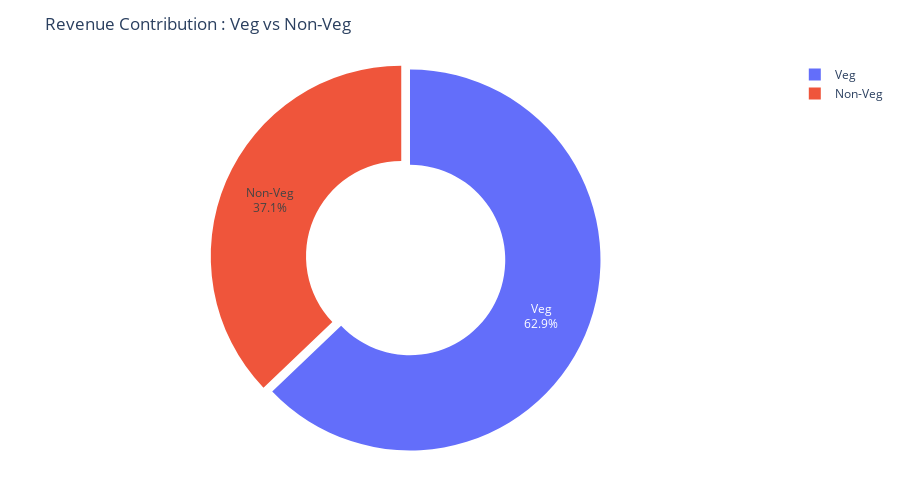

The notebook cell saved with this chart:
### Code cell
food_revenue = df.groupby("Food Category")["Price (INR)"].sum().reset_index()


fig= px.pie(food_revenue,
            values = "Price (INR)",
            names = "Food Category",
            hole =0.5,
            title = "Revenue Contribution : Veg vs Non-Veg"
           )

fig.update_traces(textinfo="percent+label",
                  pull=[0.05,0]
                 )

fig.update_layout(
    height=500,
    margin=dict(t=60,b=40,l=40,r=40)
)
fig.show()

### Figure 1 — Plotly figure (JSON) as saved in the notebook; plotly's stock layout.template omitted (floating-point values rounded to 4 significant figures)
{"data": [{"domain": {"x": [0, 1], "y": [0, 1]}, "hole": 0.5, "hovertemplate": "Food Category=%{label}<br>Price (INR)=%{value}<extra></extra>", "labels": ["Non-Veg", "Veg"], "legendgroup": "", "name": "", "pull": [0.05, 0], "showlegend": true, "textinfo": "percent+label", "type": "pie", "values": [19680000.0, 33330000.0]}], "layout": {"height": 500, "legend": {"tracegroupgap": 0}, "margin": {"b": 40, "l": 40, "r": 40, "t": 60}, "title": {"text": "Revenue Contribution : Veg vs Non-Veg"}}}
